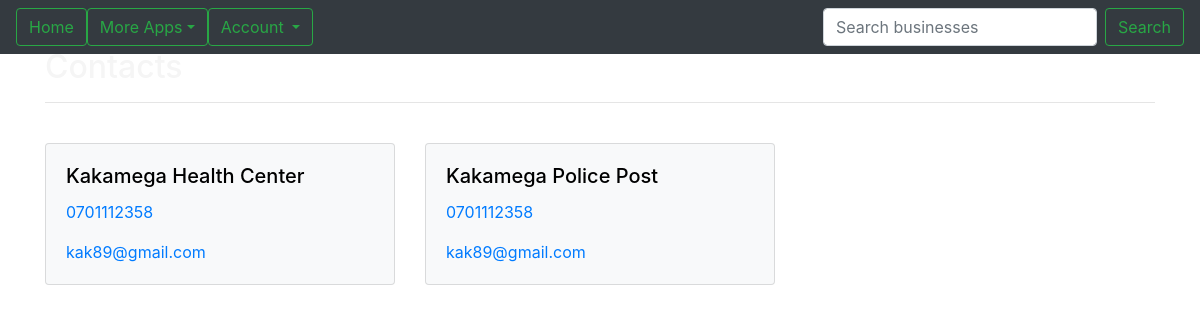
Screenshot of /contacts/ (signed in) with the database file from the repository.
### Neigh/models.py (models this page shows)
class Contact(models.Model):
  name = models.CharField(max_length=140)
  contact = models.CharField(max_length=60)
  email = models.EmailField()
  neighbourhood = models.ForeignKey(Neighbourhood, on_delete=models.CASCADE)

### Neigh/views.py (the view)
# urls.py: url(r'^contacts/', views.contacts, name='contacts'),
@login_required(login_url='/accounts/login/')
def contacts(request):
  id = request.user.id
  profile = Profile.objects.get(user=id)
  try:
    contacts = Contact.objects.filter(neighbourhood=profile.neighbourhood)
  except ObjectDoesNotExist:
    contacts = []
  return render(request, 'contacts.html',{'contacts':contacts,'profile':profile})

### Neigh/templates/contacts.html
{% extends "base.html" %}
{% block content %}
<div class="container">
  <div class="intro">
    <h2>Contacts</h2>
  </div>
<hr>
<br>
{% if contacts %}
<div class="row">
{% for contact in contacts %}
      <div class="col-sm-4" style="margin-bottom: 2em;">
        <div class="card bg-light">
          <div class="card-body">
              <h5 class="card-title firstletter" style="color:black">{{contact.name}}</h5>
            <p class="card-text"><a class='maillink' href="tel:{{profile.contact}}" >{{contact.contact}}</a></p>
            <p class="card-text"><a class='maillink' href="mailto:{{profile.contact}}" >{{contact.email}}</a></p>
          </div>
        </div>
      </div>
{% endfor %}
</div>
{% else %}
<h4>No Contacts to Upto Now, add one <a href="{% url 'newcontacts' %}">here</a></h4>
{% endif %}
</div>
{% endblock %}

### Neigh/templates/base.html (style rules this page uses)
body { background: linear-gradient(to right, #16222a, #3a6073); color: whitesmoke; background-image:url('https://images.unsplash.com/photo-1444464666168-49d633b86797?ixlib=rb-1.2.1&ixid=eyJhcHBfaWQiOjEyMDd9&auto=format&fit=crop&w=749&q=80'); background-size:cover; }

### rows the page displays
Contact: name "Kakamega Health Center", contact "0701112358", email "kak89@gmail.com"
Contact: name "Kakamega Police Post", contact "0701112358", email "kak89@gmail.com"
